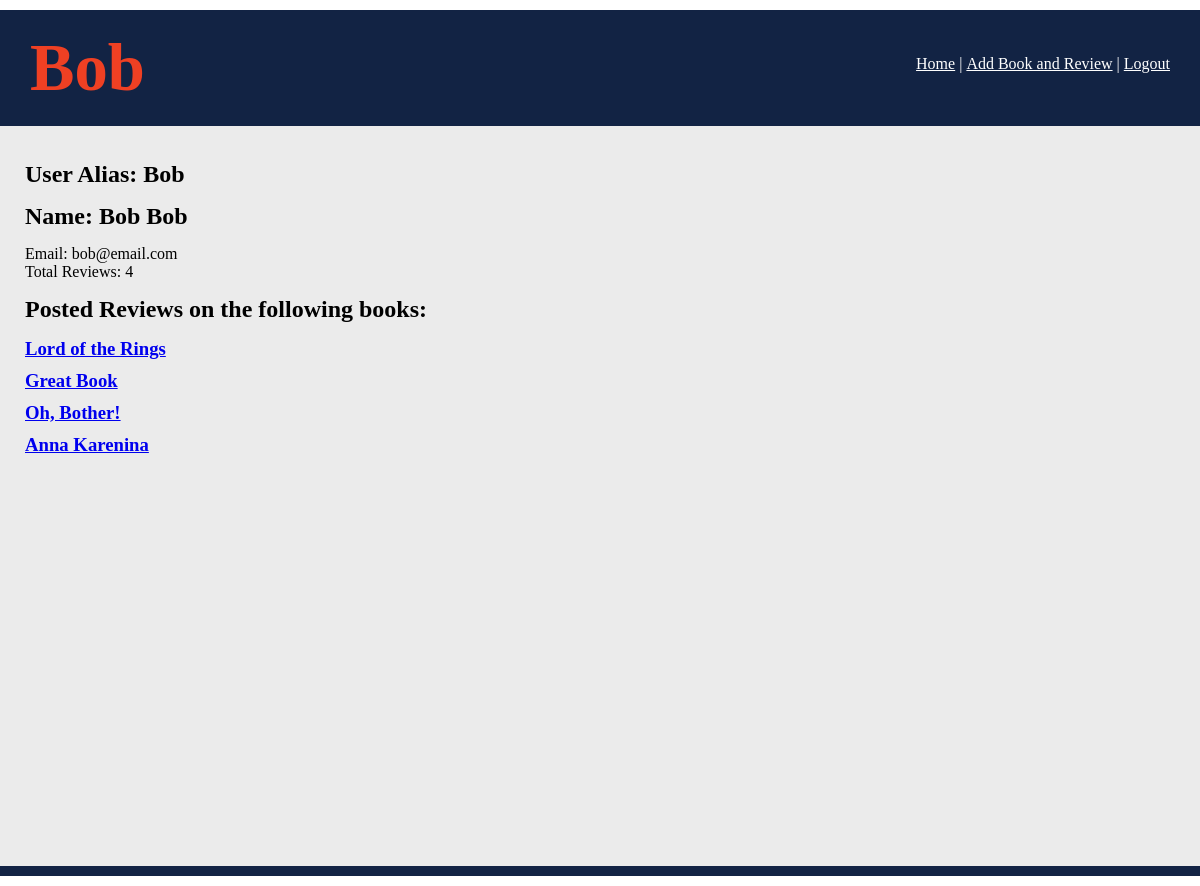
The page /users/2 on the database its author committed.
### dojoreads_app/models.py (models this page shows)
class User(models.Model):
    name = models.CharField(max_length=255)
    alias = models.CharField(max_length=45)
    email = models.CharField(max_length=255)
    password = models.CharField(max_length=255)
    created_at = models.DateTimeField(auto_now_add=True)
    updated_at = models.DateTimeField(auto_now=True)
    objects = UserManager()

class Review(models.Model):
    review = models.TextField()
    rating = models.IntegerField(default=0)
    book = models.ForeignKey(Book, related_name="reviews", on_delete=models.CASCADE)
    poster = models.ForeignKey(User, related_name="reviews", on_delete=models.CASCADE)
    created_at = models.DateTimeField(auto_now_add=True)
    updated_at = models.DateTimeField(auto_now=True)

class Book(models.Model):
    title = models.CharField(max_length=255)
    author = models.ForeignKey(Author, related_name="books", on_delete=models.CASCADE)
    created_at = models.DateTimeField(auto_now_add=True)
    updated_at = models.DateTimeField(auto_now=True)

### dojoreads_app/views.py (the view)
# urls.py: path('users/<int:user_id>', views.user),
def user(request, user_id):
    current_user = User.objects.get(id=user_id)
    context={
        'user': current_user,
        'user_reviews': current_user.reviews.all()
    }
    return render(request, 'user.html', context)

### dojoreads_app/templates/user.html (shortened to what this page needs)
<!DOCTYPE html>
<html lang="en">
<head>
    {%load static%}
    <link rel="stylesheet" href="{% static 'style/style.css' %}">
</head>
<body>
    <div id="wrapper">
        <div class="header">
            <h1>{{user.alias}}</h1>
            <p><a href="/books">Home</a> | <a href="/books/add">Add Book and Review</a> | <a href="/logout">Logout</a></p>
        </div>
        <div class="main" id="main_user">
            <h2>User Alias: {{user.alias}}</h2>
            <h2>Name: {{user.name}}</h2>
            <p>Email: {{user.email}}</p><br>
            <p>Total Reviews: {{user.reviews.count}}</p>
            <h2>Posted Reviews on the following books:</h2>
            {%for review in user_reviews%}
            <h3><a href="/books/{{review.book.id}}">{{review.book.title}}</a></h3>
            {%endfor%}
        </div>
    </div>
</body>
</html>

### dojoreads_app/static/style/style.css (style rules this page uses)
* { padding: 0px; margin: 0px; }
#wrapper { margin: 10px auto; background-color: #122344; padding-top: 20px; padding-bottom: 10px; width: 1200px; }
.header { min-height: 40px; margin-bottom: 20px; padding-left: 30px; padding-right: 30px; }
.header a,p { color: #fff; display: inline-block; }
.header h1 { display: inline-block; color: #ef4023; font-size: 50pt; }
.header p { float: right; padding-top: 25px; }
.main { min-height: 700px; background-color: #ebebeb; padding: 20px 25px; }
#main_user h2 { margin-top: 15px; margin-bottom: 15px; }
#main_user h3 { margin-bottom: 10px; }
#main_user p { color: black; }

### rows shown on the page
User: alias "Bob", name "Bob Bob", email "bob@email.com", reviews.count "4"
Review: book "Lord of the Rings"
Review: book "Great Book"
Review: book "Oh, Bother!"
Review: book "Anna Karenina"
